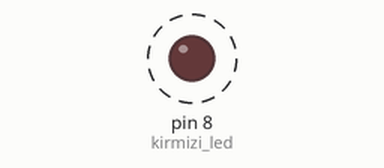
The sketch below on a simulated Arduino Uno, built with avr-gcc and run on an emulated ATmega328P. Shown: output pins drawn as LEDs (lit = HIGH). Dashed ring = blinking.

Above: at 0.15 s.
Timing chart, 0 to 3.0 s (numbered marks = the images above):
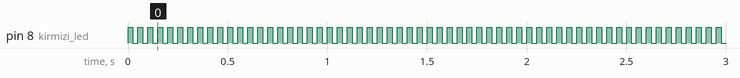

Measured:
- by itself, pin 8 (kirmizi_led): alternates HIGH for 0.03 s and LOW for 0.03 s

The sketch:

blink_led.ino
```cpp
#define kirmizi_led 8
#define _delay 25
void setup() {
  // put your setup code here, to run once:

  pinMode(kirmizi_led,OUTPUT);
}

void loop() {
  // put your main code here, to run repeatedly:
  digitalWrite(kirmizi_led,HIGH);
  delay(_delay);
  digitalWrite(kirmizi_led,LOW);
  delay(_delay);
}
```
